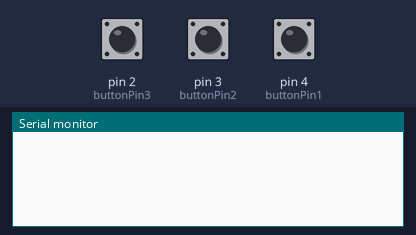
Recording of a sketch running on a simulated Arduino Uno, built with avr-gcc and run on an emulated ATmega328P. On the bench: the last lines printed to the serial monitor. The test bench sets the inputs (shaded band); at power-on: pin 2 (buttonPin3) LOW, pin 3 (buttonPin2) LOW, pin 4 (buttonPin1) LOW.

Above: at 1.2 s.
1.3 s: pin 2 (buttonPin3) pulled HIGH for 0.15 s
At 2.5 s:
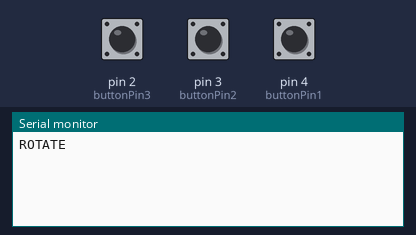
2.9 s: pin 3 (buttonPin2) pulled HIGH for 0.15 s
At 3.7 s:
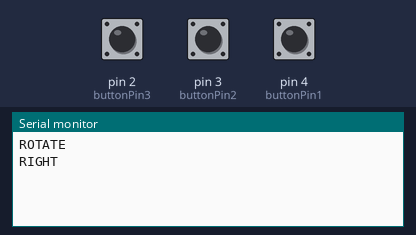
4.5 s: pin 4 (buttonPin1) pulled HIGH for 0.15 s
At 4.9 s:
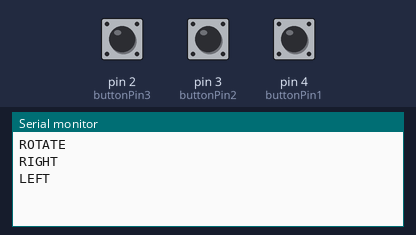

Measured:
- after the input at 1.3 s, the serial monitor: prints a new line after 0.05 s (image 1)
- after the input at 2.9 s, the serial monitor: prints a new line after 0.05 s (image 2)
- after the input at 4.5 s, the serial monitor: prints a new line after 0.05 s (image 3)

The sketch:

game.ino
```cpp
const int buttonPin1 = 4;  // Button to move left
const int buttonPin2 = 3;  // Button to move right
const int buttonPin3 = 2;  // Button to rotate

int buttonState1 = 0;
int buttonState2 = 0;
int buttonState3 = 0;

int lastButtonState1 = 0;
int lastButtonState2 = 0;
int lastButtonState3 = 0;

unsigned long lastDebounceTime1 = 0;
unsigned long lastDebounceTime2 = 0;
unsigned long lastDebounceTime3 = 0;

const unsigned long debounceDelay = 50;  // Debounce delay in milliseconds

void setup() {
  Serial.begin(9600);
  pinMode(buttonPin1, INPUT);
  pinMode(buttonPin2, INPUT);
  pinMode(buttonPin3, INPUT);
}

void loop() {
  int reading1 = digitalRead(buttonPin1);
  int reading2 = digitalRead(buttonPin2);
  int reading3 = digitalRead(buttonPin3);

  if (reading1 != lastButtonState1) {
    lastDebounceTime1 = millis();
  }
  if (reading2 != lastButtonState2) {
    lastDebounceTime2 = millis();
  }
  if (reading3 != lastButtonState3) {
    lastDebounceTime3 = millis();
  }

  if ((millis() - lastDebounceTime1) > debounceDelay) {
    if (reading1 != buttonState1) {
      buttonState1 = reading1;
      if (buttonState1 == HIGH) {
        Serial.println("LEFT");
      }
    }
  }

  if ((millis() - lastDebounceTime2) > debounceDelay) {
    if (reading2 != buttonState2) {
      buttonState2 = reading2;
      if (buttonState2 == HIGH) {
        Serial.println("RIGHT");
      }
    }
  }

  if ((millis() - lastDebounceTime3) > debounceDelay) {
    if (reading3 != buttonState3) {
      buttonState3 = reading3;
      if (buttonState3 == HIGH) {
        Serial.println("ROTATE");
      }
    }
  }

  lastButtonState1 = reading1;
  lastButtonState2 = reading2;
  lastButtonState3 = reading3;
}
```
